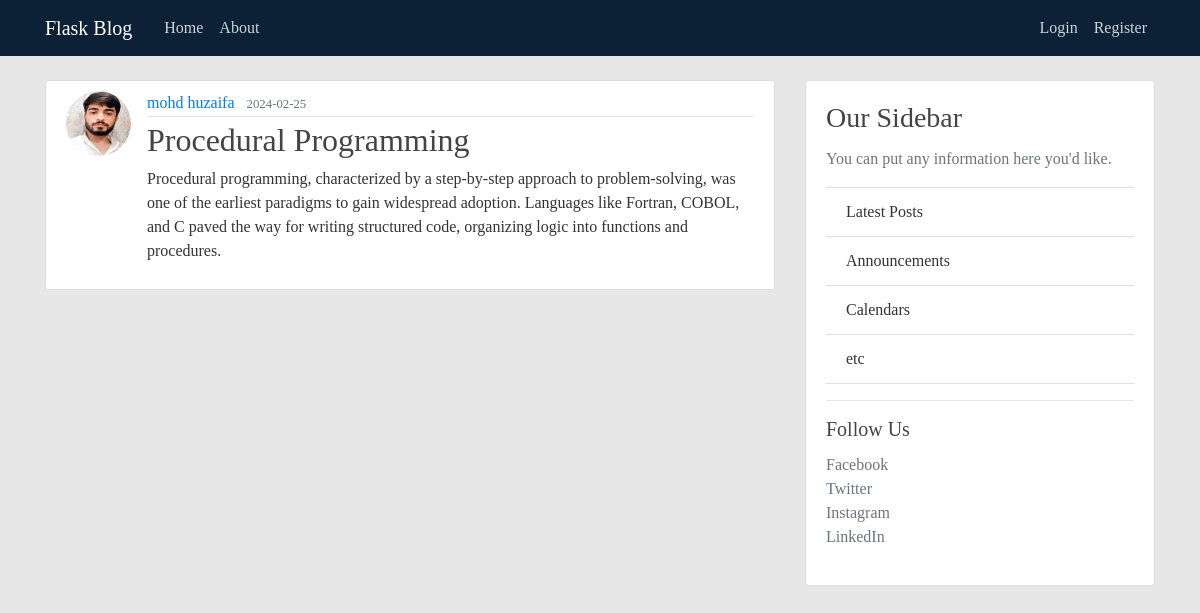
Before: /post/1 with the older database file.
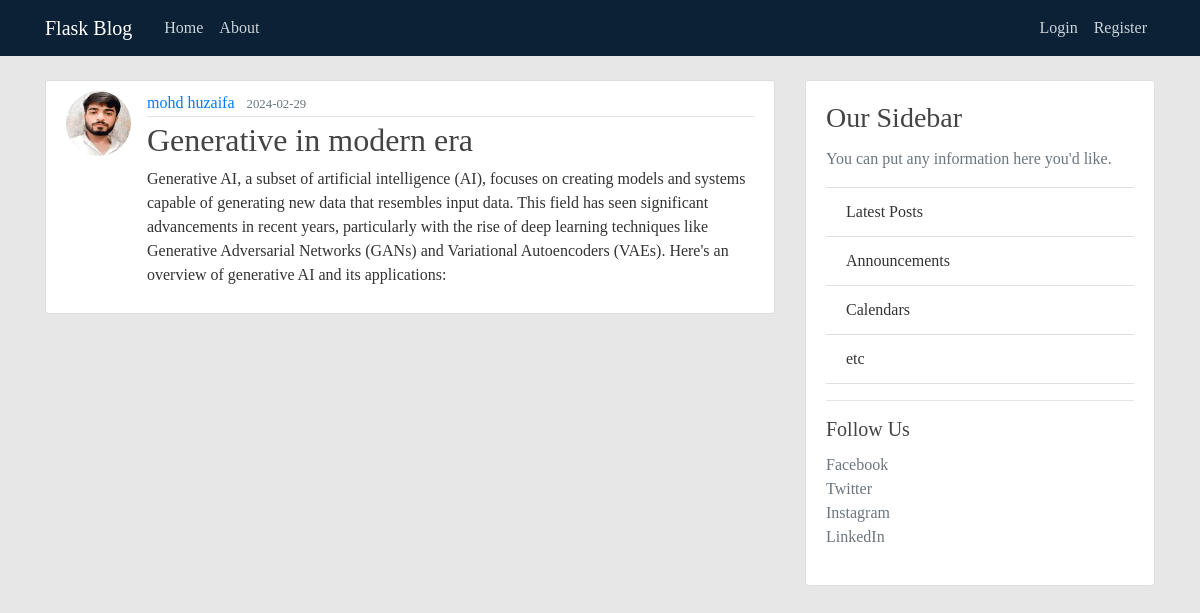
After: the same page with the newer database file.
### flaskblog/models.py (models this page shows, shortened)
class Post(db.Model):
    id = db.Column(db.Integer, primary_key=True)
    title = db.Column(db.String(100), nullable=False)
    date_posted = db.Column(db.DateTime, nullable=False, default=datetime.utcnow)
    content = db.Column(db.Text, nullable=False)
    user_id = db.Column(db.Integer, db.ForeignKey('user.id'), nullable=False)

### flaskblog/posts/routes.py (the view)
@posts.route("/post/<int:post_id>")
def post(post_id):
    post = Post.query.get_or_404(post_id)
    return render_template('post.html', title=post.title, post=post)

### flaskblog/templates/post.html (shortened to what this page needs)
{% extends "layout.html" %}
{% block content %}
  <article class="media content-section">
    <img class="rounded-circle article-img" src="{{ url_for('static', filename='profile_pics/' + post.author.image_file) }}">
    <div class="media-body">
      <div class="article-metadata">
        <a class="mr-2" href="{{ url_for('users.user_posts', username=post.author.username) }}">{{ post.author.username }}</a>
        <small class="text-muted">{{ post.date_posted.strftime('%Y-%m-%d') }}</small>
      </div>
      <h2 class="article-title">{{ post.title }}</h2>
      <p class="article-content">{{ post.content }}</p>
    </div>
  </article>
{% endblock content %}

Changed rows visible on the page:
changed Post: date_posted "2024-02-25" → "2024-02-29"; title "Procedural Programming" → "Generative in modern era"; content "Procedural programming, characterized by a step-by-step approach to problem-solving, was one of the earliest paradigms to gain widespread adoption. Languages like Fortran, COBOL, and C paved the way for writing structured code, organizing logic into functions and procedures." → "Generative AI, a subset of artificial intelligence (AI), focuses on creating models and systems capable of generating new data that resembles input data. This field has seen significant advancements in recent years, particularly with the rise of deep learning techniques like Generative Adversarial Networks (GANs) and Variational Autoencoders (VAEs). Here's an overview of generative AI and its applications:"
